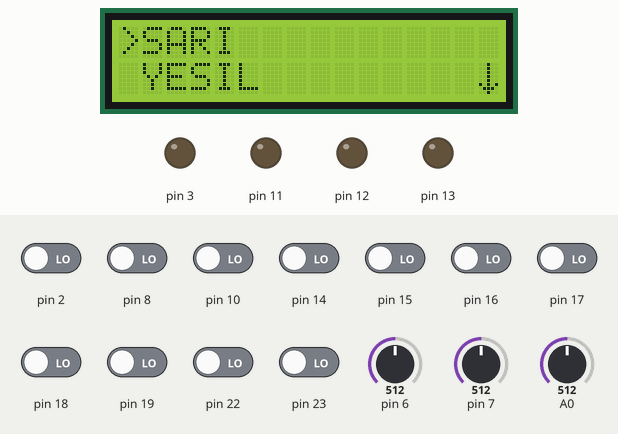
The sketch below on a simulated Arduino Uno, built with avr-gcc and run on an emulated ATmega328P. Parts: 16×2 character LCD, output pins drawn as LEDs (lit = HIGH). The test bench sets the inputs (shaded band); at power-on: pin 2, pin 8, pin 10, pin 14–19, pin 22, pin 23 LOW, A0 = 512, pin 6 = 512, pin 7 = 512. What the sketch prints to the serial monitor is not drawn.

Above: at 1.2 s.
1.3 s: A0 set to 390
2.8 s: A0 set to 368
At 4.1 s:
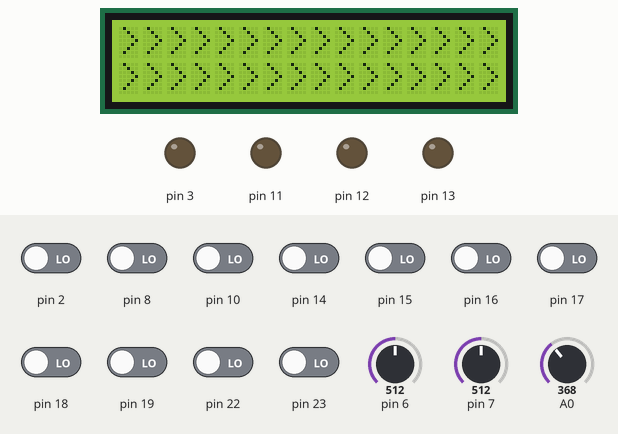
5.8 s: A0 set to 54
At 7.88 s:
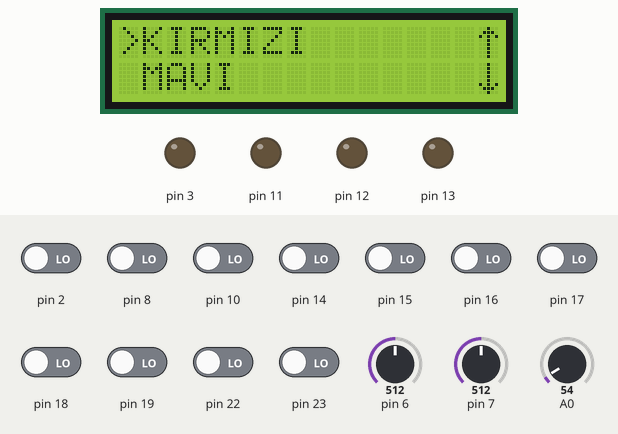
8.8 s: A0 set to 46
At 9.2 s:
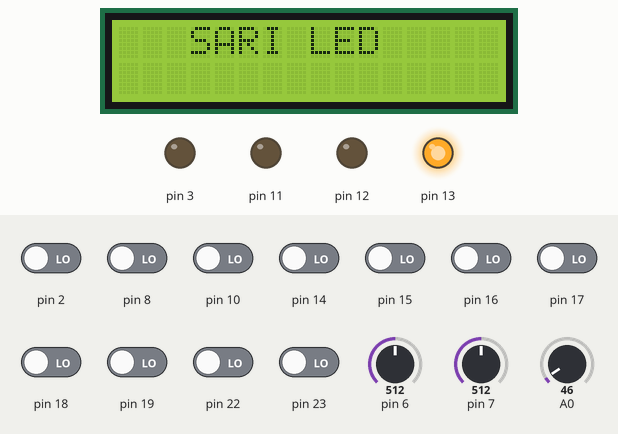
10.3 s: A0 set to 511
At 10.6 s:
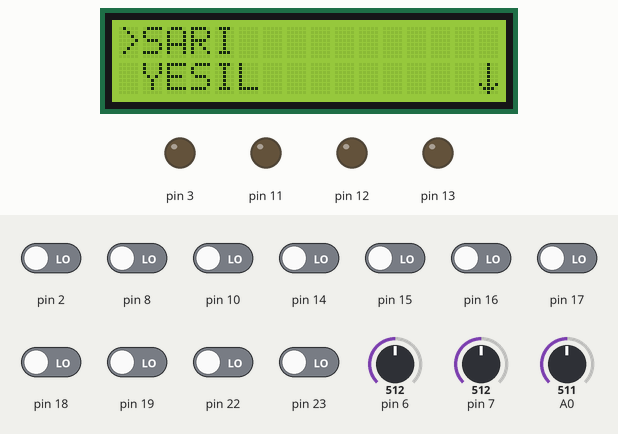
Timing chart, 0 to 13.3 s (numbered marks = the images above; inputs shaded):
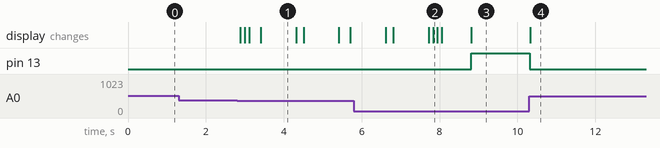

The sketch:

F521I0MIPET1CCA.ino
```cpp
String menuItems[] = {"SARI", "YESIL", "KIRMIZI", "MAVI"};
// Gezinme butonu değişkenleri
int readKey;
int savedDistance = 0;
// Menü kontrol değişkenleri
int menuPage = 0;
int maxMenuPages = round(((sizeof(menuItems) / sizeof(String)) / 2) + .5);
int cursorPosition = 0;
// Menü ekranı için 3 özel karakter oluşturur
byte downArrow[8] = {
  0b00100, //   *
  0b00100, //   *
  0b00100, //   *
  0b00100, //   *
  0b00100, //   *
  0b10101, // * * *
  0b01110, //  ***
  0b00100  //   *
};

byte upArrow[8] = {
  0b00100, //   *
  0b01110, //  ***
  0b10101, // * * *
  0b00100, //   *
  0b00100, //   *
  0b00100, //   *
  0b00100, //   *
  0b00100  //   *
};

byte menuCursor[8] = {
  B01000, //  *
  B00100, //   *
  B00010, //    *
  B00001, //     *
  B00010, //    *
  B00100, //   *
  B01000, //  *
  B00000  //
};
#include <Wire.h>
#include <LiquidCrystal.h>
// LCD ekran pinlerini ayarlama
LiquidCrystal lcd(8, 9, 4, 5, 6, 7);

void setup() {
  // Seri iletişim başlatır
  Serial.begin(9600);
  // LCD ekranını başlatıp temizliyoruz
  lcd.begin(16, 2);
  lcd.clear();
  //3 özel karakterin görevi oluşturur
  lcd.createChar(0, menuCursor);
  lcd.createChar(1, upArrow);
  lcd.createChar(2, downArrow);
  pinMode(13,OUTPUT);
  pinMode(12,OUTPUT);
  pinMode(11,OUTPUT);
  pinMode(3,OUTPUT);
}
void loop() {
  mainMenuDraw();
  drawCursor();
  operateMainMenu();
}
// Bu fonksiyon, ekranda sığabilen 2 menü öğesi oluşturacaktır. Menü boyunca ilerledikçe değişecekler. Yukarı ve aşağı oklar geçerli menü konumunuzu gösterecektir.
void mainMenuDraw() {
  Serial.print(menuPage);
  lcd.clear();
  lcd.setCursor(1, 0);
  lcd.print(menuItems[menuPage]);
  lcd.setCursor(1, 1);
  lcd.print(menuItems[menuPage + 1]);
  if (menuPage == 0) {
    lcd.setCursor(15, 1);
    lcd.write(byte(2));
  } else if (menuPage > 0 and menuPage < maxMenuPages) {
    lcd.setCursor(15, 1);
    lcd.write(byte(2));
    lcd.setCursor(15, 0);
    lcd.write(byte(1));
  } else if (menuPage == maxMenuPages) {
    lcd.setCursor(15, 0);
    lcd.write(byte(1));
  }
}
// Çağrıldığında, bu işlev geçerli imleci silecek ve cursorPosition ve menuPage değişkenlerine dayalı olarak yeniden çizecektir.
void drawCursor() {
  for (int x = 0; x < 2; x++) {     // Erases current cursor
    lcd.setCursor(0, x);
    lcd.print(" ");
  }
  // Menü ileri gidecek olacak şekilde ayarlanmıştır (menuPage 0 = Öğe 1 ve Öğe 2, menü Sayfası 1 = Öğe 2 ve Öğe 3, menü Sayfası 2 = Öğe 3 ve Öğe 4), dolayısıyla
  // imlecin nerede olması gerektiğini belirlemek için tek veya çift menü sayfasında olup olmadığınızı ve tek veya çift imleç konumunu görmeniz gerekir
  if (menuPage % 2 == 0) {
    if (cursorPosition % 2 == 0) {  // Menü sayfası eşitse ve imleç konumu eşitse, imlecin 1. satırda olması gerektiği anlamına gelir
      lcd.setCursor(0, 0);
      lcd.write(byte(0));
    }
    if (cursorPosition % 2 != 0) {  //Menü sayfası eşitse ve imleç konumu tek ise imlecin 2. satırda olması gerektiği anlamına gelir
      lcd.setCursor(0, 1);
      lcd.write(byte(0));
    }
  }
  if (menuPage % 2 != 0) {
    if (cursorPosition % 2 == 0) {  // Menü sayfası tekse ve imleç konumu eşitse, imlecin 2. satırda olması gerektiği anlamına gelir
      lcd.setCursor(0, 1);
      lcd.write(byte(0));
    }
    if (cursorPosition % 2 != 0) {  // Menü sayfası tek ve imleç konumu tek ise imlecin 1. satırda olması gerektiği anlamına gelir
      lcd.setCursor(0, 0);
      lcd.write(byte(0));
    }
  }
}
void operateMainMenu() {
  int activeButton = 0;
  while (activeButton == 0) {
    int button;
    readKey = analogRead(0);
    if (readKey < 790) {
      delay(100);
      readKey = analogRead(0);
    }
    button = evaluateButton(readKey);
    switch (button) {
      case 0: // Buton 0 olarak döndüğünde, herhangi bir işlem yapılmaz
        break;
      case 1:  // Bu durum, "ileri" düğmesine basıldığında yürütülecektir
        button = 0;
        switch (cursorPosition) { // Burada seçilen durum, bulunduğunuz menü sayfasına ve imlecin bulunduğu yere bağlıdır.
          case 0:
            menuItem1();
            break;
          case 1:
            menuItem2();
            break;
          case 2:
            menuItem3();
            break;
          case 3:
            menuItem4();
            break;
        }
        activeButton = 1;
        mainMenuDraw();
        drawCursor();
        break;
      case 2:
        button = 0;
        if (menuPage == 0) {
          cursorPosition = cursorPosition - 1;
          cursorPosition = constrain(cursorPosition, 0, ((sizeof(menuItems) / sizeof(String)) - 1));
        }
        if (menuPage % 2 == 0 and cursorPosition % 2 == 0) {
          menuPage = menuPage - 1;
          menuPage = constrain(menuPage, 0, maxMenuPages);
        }

        if (menuPage % 2 != 0 and cursorPosition % 2 != 0) {
          menuPage = menuPage - 1;
          menuPage = constrain(menuPage, 0, maxMenuPages);
        }

        cursorPosition = cursorPosition - 1;
        cursorPosition = constrain(cursorPosition, 0, ((sizeof(menuItems) / sizeof(String)) - 1));

        mainMenuDraw();
        drawCursor();
        activeButton = 1;
        break;
      case 3:
        button = 0;
        if (menuPage % 2 == 0 and cursorPosition % 2 != 0) {
          menuPage = menuPage + 1;
          menuPage = constrain(menuPage, 0, maxMenuPages);
        }

        if (menuPage % 2 != 0 and cursorPosition % 2 == 0) {
          menuPage = menuPage + 1;
          menuPage = constrain(menuPage, 0, maxMenuPages);
        }

        cursorPosition = cursorPosition + 1;
        cursorPosition = constrain(cursorPosition, 0, ((sizeof(menuItems) / sizeof(String)) - 1));
        mainMenuDraw();
        drawCursor();
        activeButton = 1;
        break;
    }
  }
}
//Bu işlev, bir butona basma değerlendirildiğinde çağrılır. LCD ekran, A0'a bağlanan düğmelerdeki gerilim düşüşünü gözlemleyerek çalışır.
int evaluateButton(int x) {
  int result = 0;
  if (x < 50) {
    result = 1; // right
  } else if (x < 195) {
    result = 2; // up
  } else if (x < 380) {
    result = 3; // down
  } else if (x < 790) {
    result = 4; // left
  }
  return result;
}

//Menü öğelerinizden en az 1'inde ortak kullanım talimatları varsa, bu işlevi alt menüden arayabilirsiniz
// şleri biraz daha basitleştiren menüler. Birden fazla menü üzerinde ortak talimatlar veya işaretleriniz yoksa
// Bu boşluğu silebilirsiniz. Ayrıca, alt menü işlevlerinizden drawInstructions () işlev çağrılarını silmelisiniz.
void drawInstructions() {
  lcd.setCursor(0, 1); // Set cursor to the bottom line
  lcd.print("Use ");
  lcd.write(byte(1)); // Up arrow
  lcd.print("/");
  lcd.write(byte(2)); // Down arrow
  lcd.print(" buttons");
}
void menuItem1() { // İşlev, ana menüden 2. öğeyi seçtiğinizde yürütülür
  int activeButton = 0;

  lcd.clear();
  lcd.setCursor(3, 0);
  lcd.print("SARI LED");
  digitalWrite(13,HIGH);

  while (activeButton == 0) {
    int button;
    readKey = analogRead(0);
    if (readKey < 790) {
      delay(100);
      readKey = analogRead(0);
    }
    button = evaluateButton(readKey);
    switch (button) {
      case 4:  // Bu durum, "geri" düğmesine basıldığında yürütülecektir
        button = 0;
        activeButton = 1;
        digitalWrite(13,LOW);
        break;
    }
  }
}

void menuItem2() { // İşlev, ana menüden 2. öğeyi seçtiğinizde yürütülür
  int activeButton = 0;

  lcd.clear();
  lcd.setCursor(3, 0);
  lcd.print("YESIL LED");
  digitalWrite(12,HIGH);
  while (activeButton == 0) {
    int button;
    readKey = analogRead(0);
    if (readKey < 790) {
      delay(100);
      readKey = analogRead(0);
    }
    button = evaluateButton(readKey);
    switch (button) {
      case 4:  // Bu durum, "geri" düğmesine basıldığında yürütülecektir
        button = 0;
        activeButton = 1;
        digitalWrite(12,LOW);
        break;
    }
  }
}
void menuItem3() { // İşlev, ana menüden 3. öğeyi seçtiğinizde yürütülür
  int activeButton = 0;

  lcd.clear();
  lcd.setCursor(3, 0);
  lcd.print("KIRMIZI LED");
  digitalWrite(11,HIGH);
  while (activeButton == 0) {
    int button;
    readKey = analogRead(0);
    if (readKey < 790) {
      delay(100);
      readKey = analogRead(0);
    }
    button = evaluateButton(readKey);
    switch (button) {
      case 4:  // Bu durum, "geri" düğmesine basıldığında yürütülecektir
        button = 0;
        activeButton = 1;
        digitalWrite(11,LOW);
        break;
    }
  }
}
void menuItem4() { // İşlev, ana menüden 4. öğeyi seçtiğinizde yürütülür
  int activeButton = 0;

  lcd.clear();
  lcd.setCursor(3, 0);
  lcd.print("MAVI LED");
  digitalWrite(3,HIGH);
  while (activeButton == 0) {
    int button;
    readKey = analogRead(0);
    if (readKey < 790) {
      delay(100);
      readKey = analogRead(0);
    }
    button = evaluateButton(readKey);
    switch (button) {
      case 4:  // Bu durum, "geri" düğmesine basıldığında yürütülecektir
        button = 0;
        activeButton = 1;
        digitalWrite(3,LOW);
        break;
    }
  }
}
```

Measured:
- the behaviour switches between 380 and 379 on A0 (found by bisection; images 0 and 1)
- the behaviour switches between 50 and 49 on A0 (found by bisection; images 2 and 3)
- after the input at 1.3 s, every drawn part: stays the same
- after the input at 2.8 s, the display: first changes after 0.08 s (image 1 shows a later state)
- after the input at 5.8 s, the display: first differs from a run without the input after 2.0 s (image 2)
- after the input at 8.8 s, pin 13: LOW → HIGH at once; the display: changes at once (image 3)
- after the input at 10.3 s, pin 13: HIGH → LOW at once; the display: changes at once (image 4)
- what the display in image 1 shows lasts 0.9 s, from 3.4 s to 4.3 s
